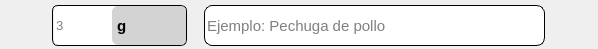
<?xml version="1.0" encoding="UTF-8"?>
<ui version="4.0">
 <class>Form</class>
 <widget class="QWidget" name="Form">
  <property name="geometry">
   <rect>
    <x>0</x>
    <y>0</y>
    <width>598</width>
    <height>49</height>
   </rect>
  </property>
  <property name="windowTitle">
   <string>Form</string>
  </property>
  <widget class="QWidget" name="ingredient" native="true">
   <property name="geometry">
    <rect>
     <x>2</x>
     <y>1</y>
     <width>595</width>
     <height>45</height>
    </rect>
   </property>
   <widget class="QWidget" name="quantityAndUnit" native="true">
    <property name="geometry">
     <rect>
      <x>50</x>
      <y>4</y>
      <width>135</width>
      <height>41</height>
     </rect>
    </property>
    <property name="styleSheet">
     <string notr="true">#quantityAndUnit{
	border: 1px solid black;
	border-radius: 6px;
}</string>
    </property>
    <widget class="QLineEdit" name="quantitylineEdit">
     <property name="geometry">
      <rect>
       <x>2</x>
       <y>1</y>
       <width>90</width>
       <height>39</height>
      </rect>
     </property>
     <property name="font">
      <font>
       <family>Arial</family>
       <pointsize>10</pointsize>
      </font>
     </property>
     <property name="styleSheet">
      <string notr="true">border-radius:6px;</string>
     </property>
     <property name="placeholderText">
      <string>3</string>
     </property>
    </widget>
    <widget class="QComboBox" name="comboBoxUnit">
     <property name="geometry">
      <rect>
       <x>60</x>
       <y>1</y>
       <width>74</width>
       <height>39</height>
      </rect>
     </property>
     <property name="font">
      <font>
       <family>Arial</family>
       <pointsize>11</pointsize>
       <bold>true</bold>
      </font>
     </property>
     <property name="styleSheet">
      <string notr="true">#quantityAndUnit QComboBox{
    background-color: #D3D3D3;
	border-radius: 6px;
}
#quantityAndUnit QComboBox:hover{
    border: 1px solid #0078d7;
}
#quantityAndUnit QComboBox:focus {
    border: 1px solid #0056b3;
}
#quantityAndUnit QComboBox QAbstractItemView {
    border: 3px solid black;
    border-radius: 5px;
    background-color: white;
    selection-background-color: #0078d7;
    selection-color: white;
    padding: 5px;
}

#quantityAndUnit QComboBox:drop-down {
    width: 30px;
    border: none;
}

#quantityAndUnit QComboBox:down-arrow {
    image: url(:/Icons/down_arrow.png);
    width: 30px;
    width: 30px;
}</string>
     </property>
     <item>
      <property name="text">
       <string>g</string>
      </property>
     </item>
     <item>
      <property name="text">
       <string>kg</string>
      </property>
     </item>
     <item>
      <property name="text">
       <string>ml</string>
      </property>
     </item>
     <item>
      <property name="text">
       <string>l</string>
      </property>
     </item>
     <item>
      <property name="text">
       <string>cda</string>
      </property>
     </item>
     <item>
      <property name="text">
       <string>cdta</string>
      </property>
     </item>
     <item>
      <property name="text">
       <string>taza</string>
      </property>
     </item>
     <item>
      <property name="text">
       <string>pizca</string>
      </property>
     </item>
     <item>
      <property name="text">
       <string>oz</string>
      </property>
     </item>
     <item>
      <property name="text">
       <string>lb</string>
      </property>
     </item>
     <item>
      <property name="text">
       <string>lata</string>
      </property>
     </item>
    </widget>
   </widget>
   <widget class="QLabel" name="itemIcon">
    <property name="geometry">
     <rect>
      <x>10</x>
      <y>7</y>
      <width>35</width>
      <height>35</height>
     </rect>
    </property>
    <property name="text">
     <string/>
    </property>
    <property name="pixmap">
     <pixmap resource="Recursos.qrc">:/Icons/item.png</pixmap>
    </property>
    <property name="scaledContents">
     <bool>true</bool>
    </property>
   </widget>
   <widget class="QLineEdit" name="lineEditNameIngredient">
    <property name="geometry">
     <rect>
      <x>202</x>
      <y>4</y>
      <width>341</width>
      <height>41</height>
     </rect>
    </property>
    <property name="font">
     <font>
      <family>Arial</family>
      <pointsize>11</pointsize>
     </font>
    </property>
    <property name="styleSheet">
     <string notr="true">    border: 1px solid black;
    border-radius: 8px;</string>
    </property>
    <property name="placeholderText">
     <string>Ejemplo: Pechuga de pollo</string>
    </property>
   </widget>
   <widget class="QPushButton" name="deleteIngredientButton">
    <property name="geometry">
     <rect>
      <x>550</x>
      <y>4</y>
      <width>41</width>
      <height>41</height>
     </rect>
    </property>
    <property name="styleSheet">
     <string notr="true">border:none;</string>
    </property>
    <property name="text">
     <string/>
    </property>
    <property name="icon">
     <iconset resource="Recursos.qrc">
      <normaloff>:/Icons/delete2.png</normaloff>:/Icons/delete2.png</iconset>
    </property>
    <property name="iconSize">
     <size>
      <width>30</width>
      <height>30</height>
     </size>
    </property>
   </widget>
  </widget>
 </widget>
 <resources>
  <include location="Recursos.qrc"/>
 </resources>
 <connections/>
</ui>
